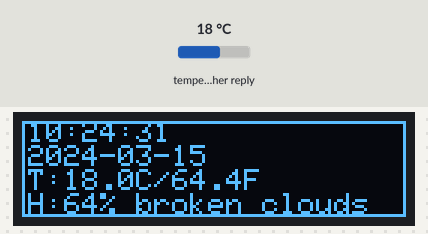
Simulated run of this sketch. Board: ESP32. On the bench: 128×32 one-colour display. Inputs (shaded band) come from the test bench; at power-on: temperature in the weather reply 18 °C. WiFi joins after 1.5 s; servers stay silent unless stated; the local clock reads 2024-03-15 10:24:30 at power-on unless the sketch sets it; web services answer with replies made up by the test bench; what the sketch prints to the serial monitor is not drawn.

Above: at 1.8 s.
At 5.9 s:
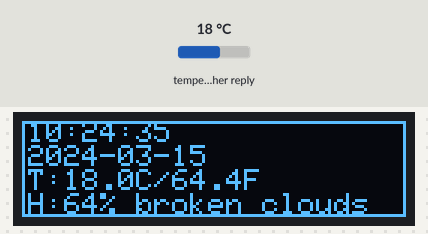
At 10.9 s:
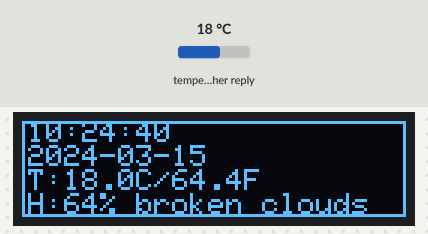
At 20.0 s:
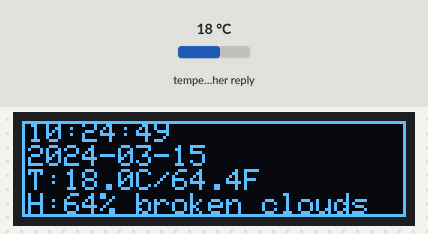
At 29.2 s:
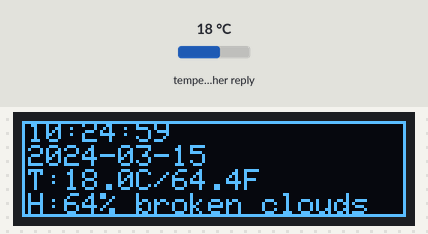
At 38.3 s:
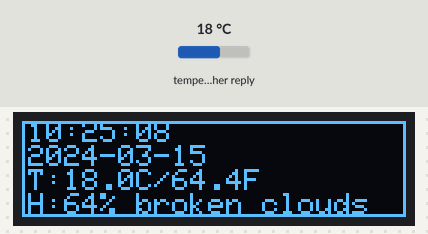

Measured:
- what the display in image 0 shows lasts 1.0 s, from 1.8 s to 2.8 s

The sketch:

basic-weather-clock-OLED.ino
```cpp
#include <Arduino.h>
#include <Wire.h>
#include <WiFi.h>
#include <HTTPClient.h>
#include <ArduinoJson.h>
#include <time.h>
#include <Adafruit_GFX.h>
#include <Adafruit_SSD1306.h>

// —— User Config —— //
const char* ssid       = "emeraldcity";
const char* password   = "spacemonkeys";
const char* city       = "Taos";
const char* country    = "US";
const char* owmApiKey  = "API KEY";
const char* ntpServer  = "pool.ntp.org";
const char* timezone   = "MST7MDT";  // POSIX TZ for MST/MDT

// —— Intervals —— //
const unsigned long WEATHER_INTERVAL = 10UL * 60UL * 1000UL;  // 10 min
const unsigned long NTP_INTERVAL     = 30UL * 60UL * 1000UL;  // 30 min

// —— OLED config —— //
#define SCREEN_WIDTH  128
#define SCREEN_HEIGHT 32
#define OLED_ADDR     0x3C
#define OLED_RESET    -1
#define SDA_PIN       21
#define SCL_PIN       22

Adafruit_SSD1306 display(SCREEN_WIDTH, SCREEN_HEIGHT, &Wire, OLED_RESET);

// —— State —— //
unsigned long lastWeather = 0;
unsigned long lastNTP     = 0;

float  tempC       = 0.0;
float  tempF       = 0.0;
int    humidity    = 0;
String weatherDesc = "";

// —— Prototypes —— //
void  connectWiFi();
void  ensureWiFi();
bool  syncTime();
void  fetchWeather();
void  drawDisplay();

void setup() {
  Serial.begin(115200);
  Wire.begin(SDA_PIN, SCL_PIN);

  // OLED init
  if (!display.begin(SSD1306_SWITCHCAPVCC, OLED_ADDR)) {
    Serial.println("ERROR: SSD1306 failed");
    while (1) delay(1000);
  }
  display.clearDisplay();
  display.display();

  connectWiFi();
  syncTime();
  fetchWeather();
}

void loop() {
  unsigned long now = millis();

  ensureWiFi();

  if (now - lastNTP > NTP_INTERVAL) {
    syncTime();
  }
  if (now - lastWeather > WEATHER_INTERVAL) {
    fetchWeather();
  }

  drawDisplay();
  delay(1000);
}

void connectWiFi() {
  WiFi.mode(WIFI_STA);
  WiFi.begin(ssid, password);
  Serial.printf("Wi‑Fi connecting to \"%s\" …\n", ssid);
  unsigned long start = millis();
  while (WiFi.status() != WL_CONNECTED && millis() - start < 10000) {
    Serial.print('.');
    delay(500);
  }
  if (WiFi.status() == WL_CONNECTED) {
    Serial.printf("\nConnected, IP=%s\n", WiFi.localIP().toString().c_str());
  } else {
    Serial.println("\nWi‑Fi FAILED");
  }
}

void ensureWiFi() {
  if (WiFi.status() != WL_CONNECTED) {
    Serial.println("Wi‑Fi lost — reconnecting");
    WiFi.disconnect();
    connectWiFi();
  }
}

bool syncTime() {
  Serial.println("Syncing NTP time…");
  // set POSIX TZ & start NTP
  setenv("TZ", timezone, 1);
  tzset();
  configTime(0, 0, ntpServer);

  struct tm tm;
  if (getLocalTime(&tm, 10000)) {
    Serial.printf("Time: %04d-%02d-%02d %02d:%02d:%02d\n",
      tm.tm_year+1900, tm.tm_mon+1, tm.tm_mday,
      tm.tm_hour, tm.tm_min, tm.tm_sec
    );
    lastNTP = millis();
    return true;
  } else {
    Serial.println("Failed to get time");
    return false;
  }
}

void fetchWeather() {
  if (WiFi.status() != WL_CONNECTED) {
    Serial.println("No Wi‑Fi — skipping weather");
    return;
  }

  String url = String("http://api.openweathermap.org/data/2.5/weather?q=")
             + city + "," + country
             + "&units=metric&appid=" + owmApiKey;

  HTTPClient http;
  http.begin(url);
  int code = http.GET();
  if (code == HTTP_CODE_OK) {
    String body = http.getString();
    DynamicJsonDocument doc(4096);
    auto err = deserializeJson(doc, body);
    if (!err) {
      tempC       = doc["main"]["temp"].as<float>();
      tempF       = tempC * 9.0/5.0 + 32.0;
      humidity    = doc["main"]["humidity"].as<int>();
      weatherDesc = doc["weather"][0]["description"].as<const char*>();
      if (weatherDesc.length() > 16)
        weatherDesc = weatherDesc.substring(0,16);
      Serial.println("Weather OK");
    } else {
      Serial.print("JSON error: "); Serial.println(err.c_str());
    }
  } else {
    Serial.printf("HTTP error: %d\n", code);
  }
  http.end();
  lastWeather = millis();
}

void drawDisplay() {
  display.clearDisplay();
  display.drawRect(0,0,SCREEN_WIDTH,SCREEN_HEIGHT,SSD1306_WHITE);
  display.setTextSize(1);
  display.setTextColor(SSD1306_WHITE);

  struct tm tm;
  if (getLocalTime(&tm, 1000)) {
    char tbuf[9], dbuf[11];
    strftime(tbuf, sizeof(tbuf), "%H:%M:%S", &tm);
    strftime(dbuf, sizeof(dbuf), "%Y-%m-%d", &tm);
    display.setCursor(2, 0);  display.print(tbuf);
    display.setCursor(2, 8);  display.print(dbuf);
  } else {
    display.setCursor(2, 0);
    display.print("Time N/A");
  }

  display.setCursor(2, 16);
  display.printf("T:%.1fC/%.1fF", tempC, tempF);

  display.setCursor(2, 24);
  display.printf("H:%d%% %s", humidity, weatherDesc.c_str());

  display.display();
}
```
